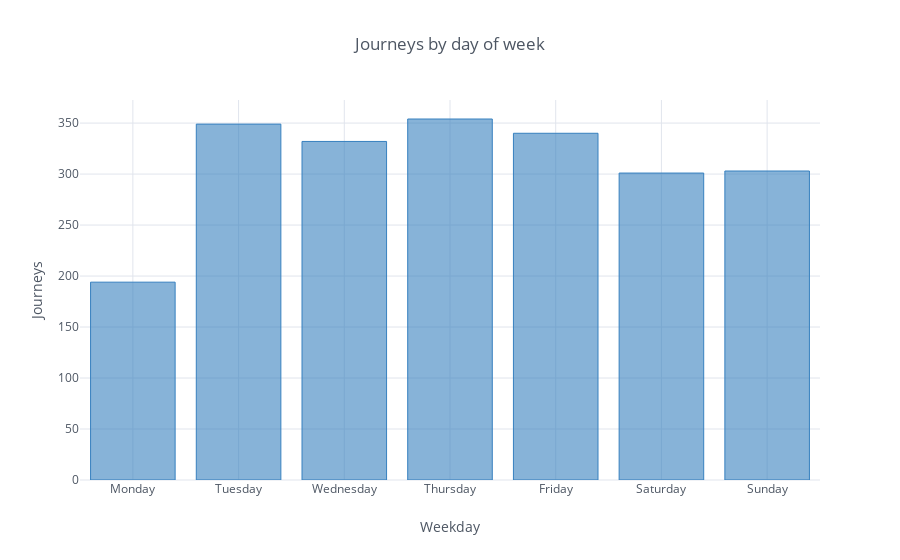

Write notebook code for a chart like this one.
### Code cell
journeys_per_day.iplot(kind='bar',theme='white',colors='blue',
                       title='Journeys by day of week',xTitle='Weekday',yTitle='Journeys')

### Figure 1 — Plotly figure (JSON) as saved in the notebook; plotly's stock layout.template omitted (floating-point values rounded to 4 significant figures)
{"data": [{"marker": {"color": "rgba(55, 128, 191, 0.6)", "line": {"color": "rgba(55, 128, 191, 1.0)", "width": 1}}, "name": "day_of_week", "orientation": "v", "text": "", "type": "bar", "x": ["Monday", "Tuesday", "Wednesday", "Thursday", "Friday", "Saturday", "Sunday"], "y": [194, 349, 332, 354, 340, 301, 303]}], "layout": {"legend": {"bgcolor": "#FFFFFF", "font": {"color": "#4D5663"}}, "paper_bgcolor": "#FFFFFF", "plot_bgcolor": "#FFFFFF", "title": "Journeys by day of week", "titlefont": {"color": "#4D5663"}, "xaxis1": {"gridcolor": "#E1E5ED", "showgrid": true, "tickfont": {"color": "#4D5663"}, "title": "Weekday", "titlefont": {"color": "#4D5663"}, "zerolinecolor": "#E1E5ED"}, "yaxis1": {"gridcolor": "#E1E5ED", "showgrid": true, "tickfont": {"color": "#4D5663"}, "title": "Journeys", "titlefont": {"color": "#4D5663"}, "zerolinecolor": "#E1E5ED"}}}
